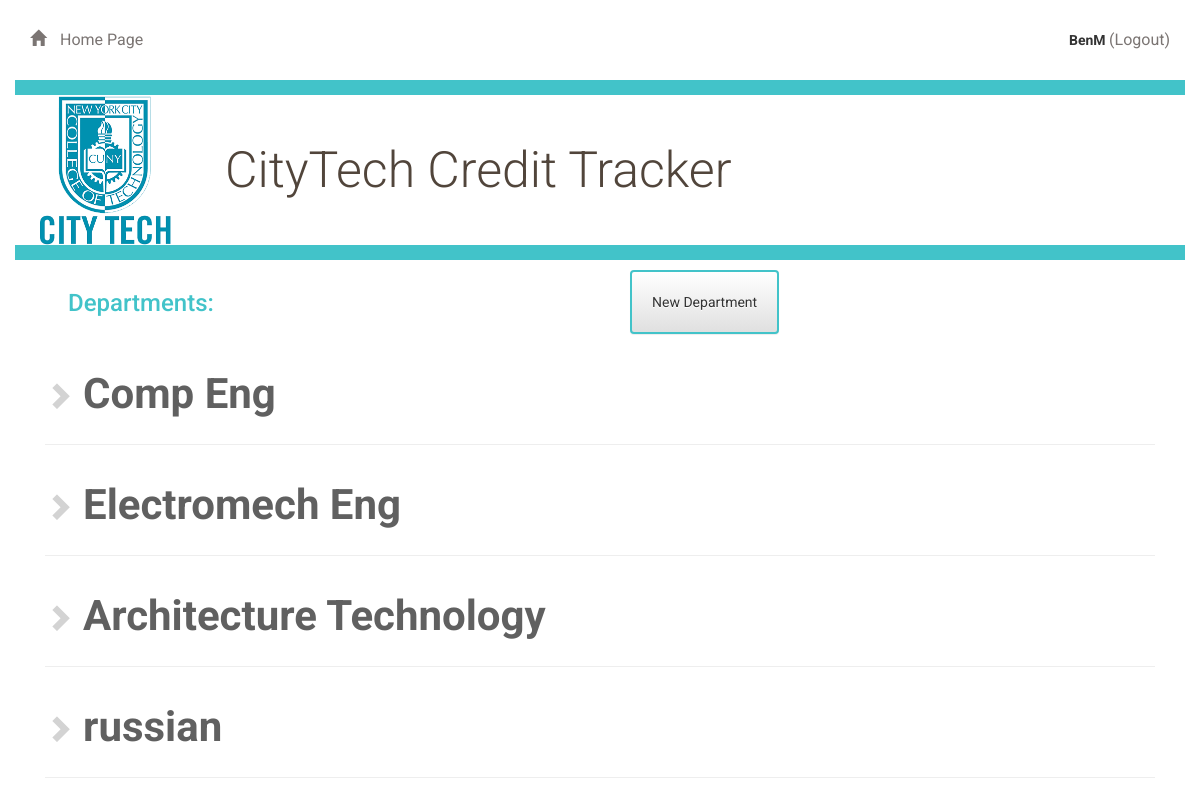
Page /depts (signed in) on the committed database.
### app/models.py (models this page shows, shortened)
class User(UserMixin, db.Model):
    __tablename__ = 'user'
    id = db.Column(db.Integer, primary_key=True)
    first_name = db.Column(db.String(64))
    middle_name = db.Column(db.String(64))
    last_name = db.Column(db.String(120))
    email = db.Column(db.String(120), index=True, unique=True)
    username = db.Column(db.String(64), index=True, unique=True)
    password_hash = db.Column(db.String(128))
    role_id = db.Column(db.Integer, db.ForeignKey('role.id'))
    advisor_id = db.Column(db.Integer, db.ForeignKey('user.id'))  # Advisor ID
    advisees = db.relationship('User', backref=db.backref('advisor', remote_side=[id]))

class Departments(UserMixin, db.Model):
    id = db.Column(db.Integer, primary_key=True)
    code = db.Column(db.String(8), nullable=False)
    name = db.Column(db.String(50), nullable=False)
    progs = db.relationship('Programs', backref='dept')
    course_depts = db.relationship('Courses', backref='dept')
    schools = db.Column(db.Integer, db.ForeignKey('schools.id'))

### app/routes.py (the view)
@app.route('/depts')
def deptDashboard():
    courses = Courses.query.all()
    depts = Departments.query.all()
    pros = Programs.query.all()
    return render_template('departments_dashboard.html', courses = courses, depts = depts)

### app/models.py (called while the page is built)
@login.user_loader
def load_user(id):
    return User.query.get(int(id))

### app/templates/departments_dashboard.html (shortened to what this page needs)
{% extends "base.html" %}
{% block content %}
{% include "header.html" %}
<div class="container padding-top padding-bottom">
	<div class="col-md-6 col-xs-6"><section class="detail-dash-title"><h3>Departments:</h3></section></div>
	<div class="col-md-6 col-xs-6">
		<a href="{{ url_for('createDeptForm') }}" >
			<button class="btn btn-default button-dept">
				  New Department
			</button>
		</a>
	</div>
</div>
<div class="col-md-12 padding-top">
		{% if depts %}
			{% for dept in depts %}
				<a href = "{{ url_for('deptDetail', dept_id = dept.id)}}">
					<div class="padding-top">
						<i class="glyphicon glyphicon-chevron-right" ></i><span class="dept-dash-names">{{dept.name}}</span>
						<hr />
					</div>
				</a>
			{% endfor %}
		{% else %}
			<h3>Currently they're no Departments created. Please click on create Department. </h3>
		{% endif %}
	</div>
{% endblock %}

### app/templates/header.html (shortened to what this page needs)
<div class="row top-menu">
	<div class="col-md-6 col-xs-6">
		<a href="{{url_for('creditDashboard')}}">
			<span class="glyphicon glyphicon-home" aria-hidden="true"></span> Home Page
		</a>
	</div>
	<div class="col-md-6 col-xs-6">
		<div class="login">
			{% if current_user.is_anonymous %}
			<a href="{{url_for('login')}}" >
			  <span class="glyphicons glyphicons-parents" aria-hidden="true" ></span> Login
			</a>
			|
			<a href="{{url_for('userSignup')}}" >
			  <span class="glyphicons glyphicons-parents" aria-hidden="true" ></span> Signup
			</a>
			{% else %}
				<span>
						{{current_user.username}}
				</span>
			  <a href="{{url_for('logout')}}" >
			     (Logout)
			  </a>
			{% endif %}
		</div>
	</div>
</div>
<div>
	<div class="row divider blue">
		<div class="col-md-12"></div>
	</div>
	<div class="row banner main">
		<div class="col-md-2 col-xs-5 citytech-logo"><img src="/static/citytech_logo.png" alt="CityTech Logo" height='150px'></div>
		<div class="col-md-10 col-xs-7 ">
			<h1 class="header-title">CityTech Credit Tracker</h1>
		</div>
	</div>
	<div class="row divider blue">
		<div class="col-md-12"></div>
	</div>
</div>

### app/static/styles.css (style rules this page uses)
* { font-family: "Helvetica Neue Bold", Roboto, Helvetica, Arial, sans-serif; font-weight: 700; }
h1 { font-family: "Helvetica Neue Light", Roboto, Helvetica, Arial, sans-serif; font-size: 50px; color: #51453B; line-height: 60px; font-weight: 300; }
section { float: right; margin: 0 1.5%; margin-right: 50%; }
.padding-top { padding-top: 10px; }
.padding-bottom { padding-bottom: 10px; }
.glyphicon-chevron-right { color: #D3D3D3 !important; font-size: 2em; }
.dept-dash-names { font-size: 3em; color: #606060; }
.detail-dash-title { display: inline-block; float: left; color: #42C3C9; font-weight: 400; }
.btn { padding: 20px; margin: 0; border-color: #42C3C9; border-width: 2px; text-decoration: none; }
.glyphicon { margin-right: 10px; }
.top-menu { padding-top: 30px; padding-bottom: 30px; }
.top-menu a { margin-bottom: 0; line-height: 16px; font-size: 16px; color: #7B7573; font-weight: 400; }
.divider { height: 15px; }
.divider.blue { background-color: #42C3C9; }
.banner.main { height: 150px; background-position: right; background-repeat: no-repeat; background-size: cover; word-wrap: break-word; }
.banner h1 { margin: 45px 0; }
.login { position: relative; float: right; margin-right: 0; }

### rows in the picture
User: username "BenM"
Departments: name "Comp Eng"
Departments: name "Electromech Eng"
Departments: name "Architecture Technology"
Departments: name "russian"
